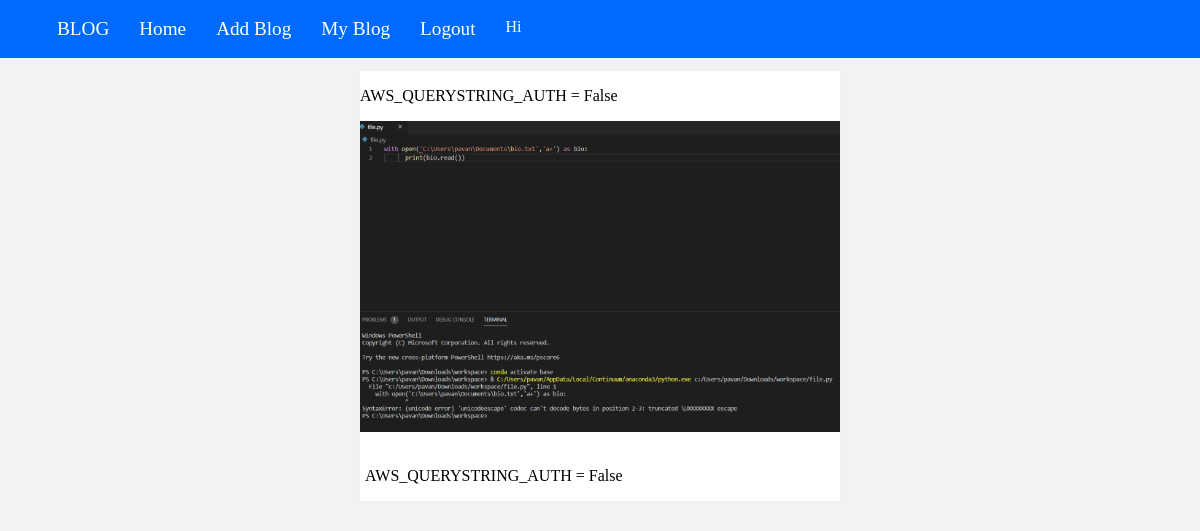
Page /view/7 on the committed database.
### blog/models.py (models this page shows)
class blog(models.Model):
    user  = models.ForeignKey(User,on_delete=models.CASCADE)
    title = models.TextField()
    content  = models.TextField()
    date_posted = timezone.localtime(timezone.now())
    img1 = models.ImageField(upload_to='images/',blank=True)
    img2 = models.ImageField(upload_to='images/',blank=True)
    id = models.AutoField(primary_key=True)

### blog/views.py (the view)
# urls.py: path('view/<int:id>',blog_view,name='blog_view'),
def blog_view(request,id):
    blogs = blog.objects.get(id=id)
    run = True
    return render(request,'blog_view.html',{'blog':blogs,'run':run})

### blog/templates/blog_view.html
{%include 'home.html'%}
{%block content%}
<div class="blog">
    <p>{{blog.title}}</p>
    <img src="{{blog.img2.url}}" alt="">
    <p class="desc">{{blog.content}}</p>
</div>
{%endblock%}

### blog/static/home2.css (style rules this page uses)
body { background-color: #f2f2f2; margin: 0; }
.desc { padding: 15px 5px 0px 5px; text-align: left; max-height: 105px; overflow-y: scroll; }
.blog { width: 40%; height: 50%; margin:auto; border: 3px solid #f1f1f1; background-color: rgb(255, 255, 255); overflow-y: scroll; max-height: 600px; }
div.blog img { width: 100%; height: auto; }

### rows in the picture
blog: title "AWS_QUERYSTRING_AUTH = False", img2 (picture), content "AWS_QUERYSTRING_AUTH = False"
